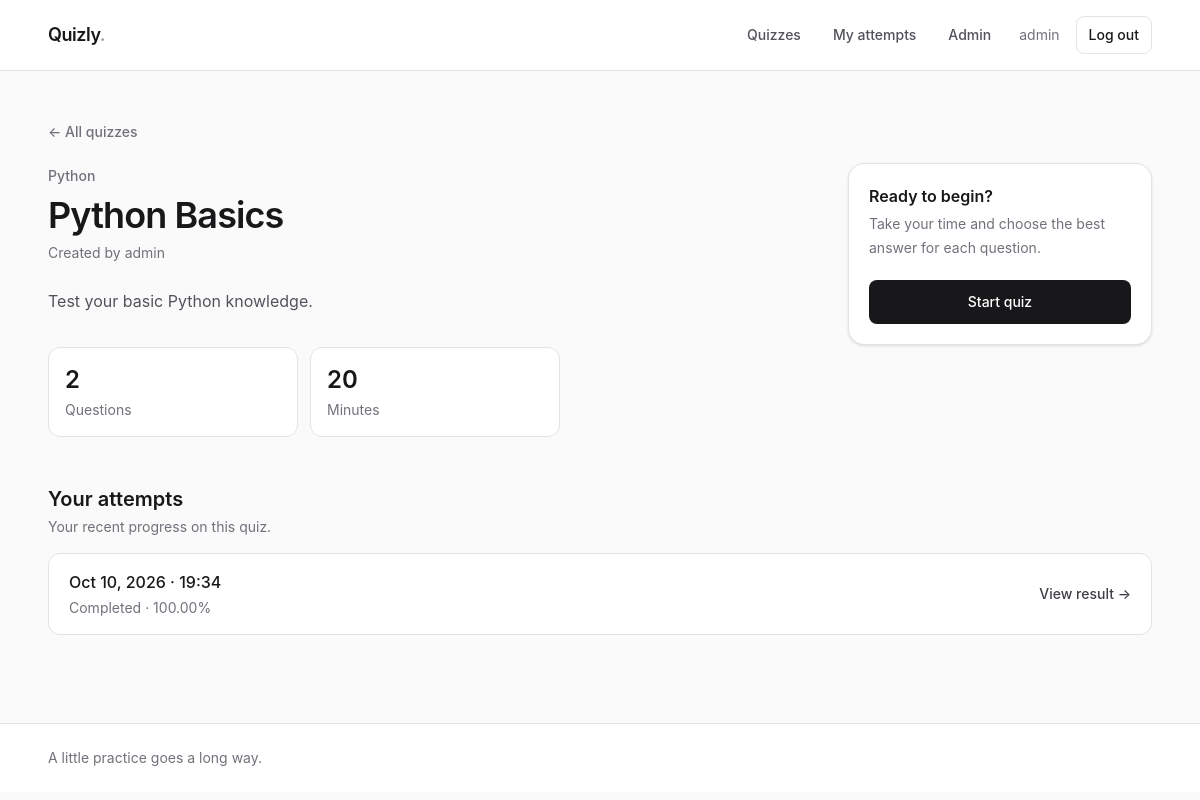
The page /quiz/python-basics/ (signed in) on the database as committed earlier.
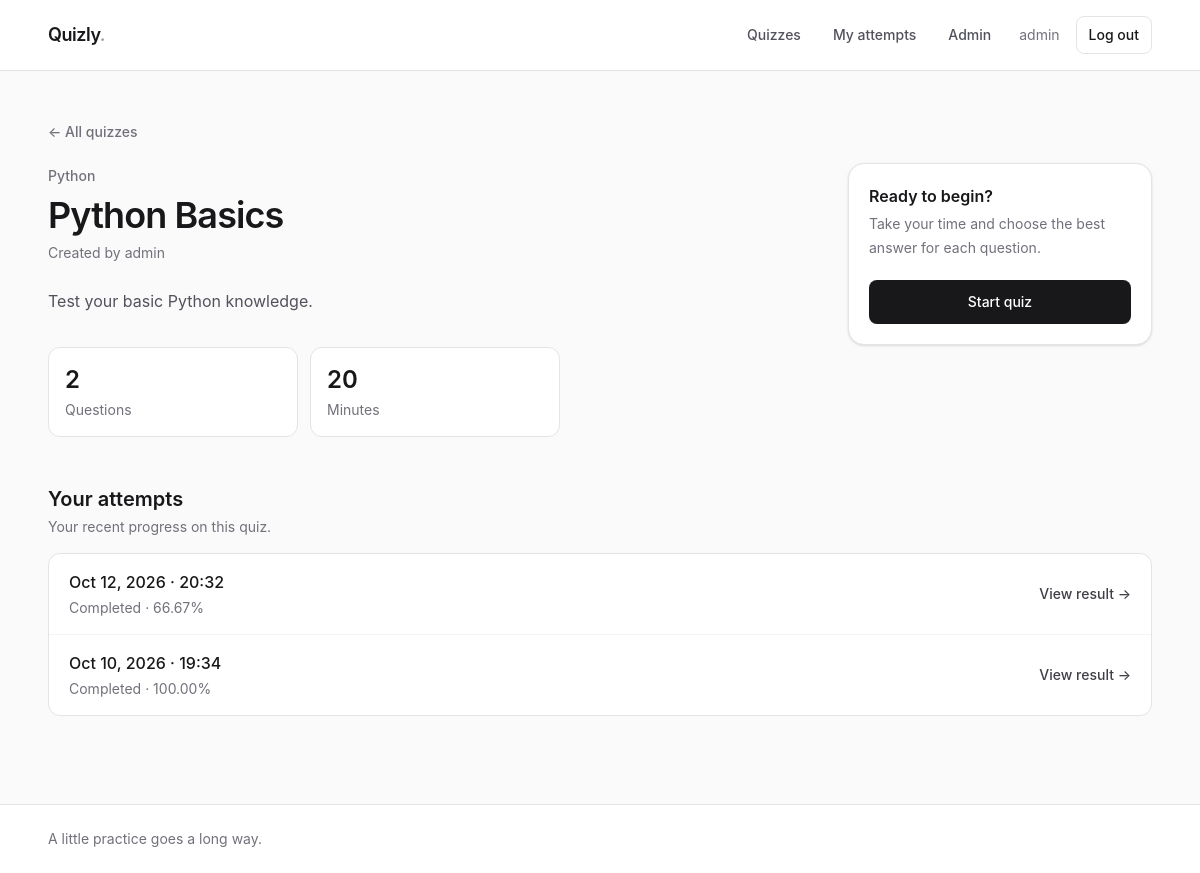
The same page on the database as committed later.
### quizzes/models.py (models this page shows, shortened)
class QuizAttempt(models.Model):
    class Status(models.TextChoices):
        IN_PROGRESS = "in_progress", "In progress"
        COMPLETED = "completed", "Completed"
        ABANDONED = "abandoned", "Abandoned"
    quiz = models.ForeignKey(Quiz, on_delete=models.PROTECT, related_name="attempts")
    user = models.ForeignKey(settings.AUTH_USER_MODEL, on_delete=models.PROTECT, related_name="quiz_attempts")
    status = models.CharField(max_length=20, choices=Status.choices, default=Status.IN_PROGRESS, db_index=True)
    total_questions = models.PositiveIntegerField(default=0)
    correct_answers = models.PositiveIntegerField(default=0)
    wrong_answers = models.PositiveIntegerField(default=0)
    total_points = models.PositiveIntegerField(default=0)
    earned_points = models.PositiveIntegerField(default=0)
    score = models.DecimalField(max_digits=5, decimal_places=2, default=0.00)
    started_at = models.DateTimeField()
    completed_at = models.DateTimeField(null=True, blank=True)
    created_at = models.DateTimeField(auto_now_add=True)
    updated_at = models.DateTimeField(auto_now=True)

### quizzes/views.py (the view)
# urls.py: path("quiz/<slug:slug>/", views.quiz_detail, name="quiz_detail"),
def quiz_detail(request, slug):
    quiz = get_object_or_404(
        Quiz.objects.select_related("category", "author"),
        slug=slug,
        status=Quiz.Status.PUBLISHED,
    )
    attempts = []
    in_progress = None
    if request.user.is_authenticated:
        attempts = quiz.attempts.filter(user=request.user).order_by("-started_at")
        in_progress = attempts.filter(status=QuizAttempt.Status.IN_PROGRESS).first()
    return render(
        request,
        "quizzes/quiz_detail.html",
        {
            "quiz": quiz,
            "questions_count": quiz.questions.count(),
            "attempts": attempts,
            "in_progress": in_progress,
        },
    )

### quizzes/templates/quizzes/quiz_detail.html (shortened to what the changed rows need)
{% extends "base.html" %}
{% block content %}
<div class="mt-5 grid gap-8 lg:grid-cols-[minmax(0,1fr)_19rem]">
    <section>
        <h1 class="mt-2 text-3xl font-semibold tracking-tight sm:text-4xl">{{ quiz.title }}</h1>
    </section>
    <aside class="h-fit rounded-2xl border border-zinc-200 bg-white p-5 shadow-sm">
        <h2 class="font-semibold">Ready to begin?</h2>
    </aside>
</div>
{% if user.is_authenticated %}
<section class="mt-12">
    <div class="mb-4 flex items-end justify-between">
        <div>
            <h2 class="text-xl font-semibold">Your attempts</h2>
        </div>
    </div>
    {% if attempts %}
        <div class="overflow-hidden rounded-xl border border-zinc-200 bg-white">
            <div class="divide-y divide-zinc-100">
                {% for attempt in attempts %}
                    <div class="flex flex-wrap items-center justify-between gap-3 px-4 py-4 sm:px-5">
                        <div>
                            <p class="font-medium">{{ attempt.started_at|date:"M j, Y · H:i" }}</p>
                            <p class="mt-1 text-sm text-zinc-500">
                                {{ attempt.get_status_display }}
                                {% if attempt.status == "completed" %} · {{ attempt.score }}%{% endif %}
                            </p>
                        </div>
                        {% if attempt.status == "completed" %}
                            <a class="text-sm font-medium text-zinc-700 hover:text-zinc-950" href="{% url 'attempt_result' attempt.pk %}">View result →</a>
                        {% elif attempt.status == "in_progress" %}
                            <a class="text-sm font-medium text-zinc-700 hover:text-zinc-950" href="{% url 'attempt_take' attempt.pk %}">Continue →</a>
                        {% endif %}
                    </div>
                {% endfor %}
            </div>
        </div>
    {% else %}
        <p class="rounded-xl border border-zinc-200 bg-white p-5 text-sm text-zinc-500">
            No attempts yet. Your progress will show up here.
        </p>
    {% endif %}
</section>
{% endif %}
{% endblock %}

Rows that differ between the two databases and show on the page:
added QuizAttempt: started_at "Oct 12, 2026 · 20:32", status "Completed", score "66.67", shows "View result →"
